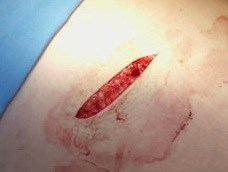
#> input picture sample/incision_1.jpg, 228 x 172 px, found by its file name
$ python test2.py
#> lines starting #> are read from the running program, lines starting #| are printed output that depends on the picture; after the words box and inside, x2 and y2 are one past the last pixel; in counts of white or black regions, pixels touching at a corner belong together
#> further down, img is the input picture: shape (172, 228, 3); mean B, G, R 150.7, 161.4, 180.6
#codeing:utf-8
# -*- coding: utf-8 -*-

import os, sys, time
import cv2 as cv
from PIL import Image
import numpy as np
import math

#研究室で研究するとき
#path = "./sample/incision_1.jpg"

#ノートパソコンで研究するとき
path = "D:\Sotsuken\Sotsuken_repo./sample/incision_1.jpg"

N = 1000


def find_gravity_r(img):#HSVカラーモデルから重心を探す
	hsv = cv.cvtColor(img, cv.COLOR_BGR2HSV_FULL)
#> hsv: shape (172, 228, 3); mean H, S, V 41.6, 69.7, 190.8
	h = hsv[:, :, 0]#色相(赤の範囲は256段階の200～20と定義するfromhttps://qiita.com/odaman68000/items/ae28cf7bdaf4fa13a65b)
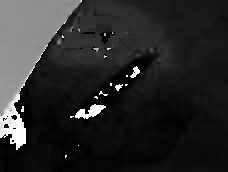
#> h: shape (172, 228); min 0, max 255, mean 41.6
	s = hsv[:, :, 1]
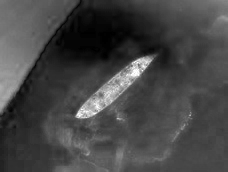
#> s: shape (172, 228); min 0, max 255, mean 69.7
	mask = np.zeros(h.shape, dtype=np.uint8)
	mask[((h < 20) | (h > 200)) & (s > 128)] = 255

	#輪郭を作るうえで塊ごとに配列化する
	contours, _ = cv.findContours(mask, cv.RETR_TREE, cv.CHAIN_APPROX_SIMPLE)

	rects = []
	for contour in contours:#contourには輪郭をなすピクセルの情報が入っている
		approx = cv.convexHull(contour)#凸凹のある塊を内包する凸上の形状を算出して２Dポリゴンに
		rect = cv.boundingRect(approx)#袋状になったポリゴンがすっぽり入る四角を計算する
		rects.append(np.array(rect))

	#for rect in rects:
		#cv.rectangle(img, tuple(rect[0:2]), tuple(rect[0:2] + rect[2:4]), (0, 0, 255), thickness=2)
		#cv.imshow('red', img)

	#最大の四角を見つける
	result_rect = max(rects, key=(lambda x: x[2] * x[3]))

	cv.rectangle(img, tuple(result_rect[0:2]), tuple(result_rect[0:2] + result_rect[2:4]), (0, 255, 0), thickness=2)
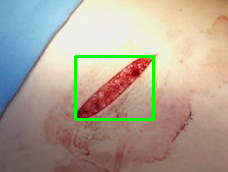
#> img: shape (172, 228, 3); 2.15% of pixels changed, all inside (x1, y1, x2, y2) = (74, 55, 155, 121)
	print(result_rect)
	re_img = img[ result_rect[1] : result_rect[1] + result_rect[3], result_rect[0] : result_rect[0] + result_rect[2]]
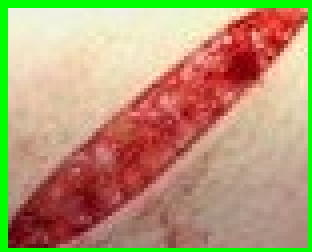
#> re_img: shape (63, 78, 3) (shown 4 times larger); mean B, G, R 115.9, 153.1, 181.2
	x = result_rect[0] + int(round(result_rect[2]/2))
	y = result_rect[1] + int(round(result_rect[3]/2))
	cv.imshow('re_red', re_img)
	g_point = np.array([x, y])

	return g_point

# [334 lines left out: functions equal_list, review, separate, img_gfilter, find_gravity, find_gravity_b and 1 more, not called in this run]

if __name__ == '__main__':
		img = cv.imread(path)
		#detect_figure(img)
		g_point = find_gravity_r(img)
#> g_point = [114, 88]

		#cv.drawMarker(img, (point1[0], point1[1]), (255, 0, 0), markerType=cv.MARKER_TILTED_CROSS, markerSize=15)
		#cv.drawMarker(img, (point2[0], point2[1]), (255, 0, 0), markerType=cv.MARKER_TILTED_CROSS, markerSize=15)
		cv.drawMarker(img, (g_point[0], g_point[1]), (0, 255, 0), markerType=cv.MARKER_TILTED_CROSS, markerSize=15)
#> img: shape (172, 228, 3); 0.07% of pixels changed, all inside (x1, y1, x2, y2) = (107, 81, 122, 96)
		# [4 lines of commented-out code are left out]
		cv.imshow("incision1",img)
		#cv.imshow("incision2",tmp_img)
		#cv.imshow("incision3",binary_image)
		cv.waitKey()

$ run again, with sample/incision_2.jpg copied over sample/incision_1.jpg
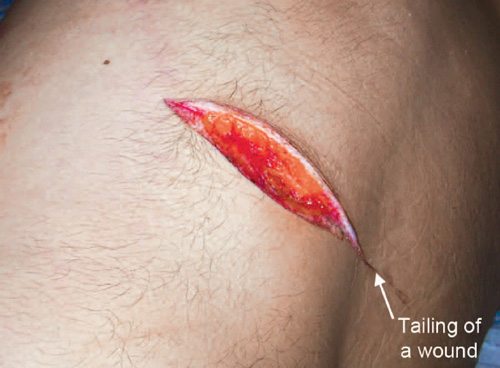
#> input picture sample/incision_2.jpg, 500 x 368 px, found by its file name
#> img is the input picture: shape (368, 500, 3); mean B, G, R 137.4, 151.2, 180.9
#> hsv: shape (368, 500, 3); mean H, S, V 21.7, 68.4, 181.3
#> in find_gravity_r, `s = hsv[:, :, 1]`:
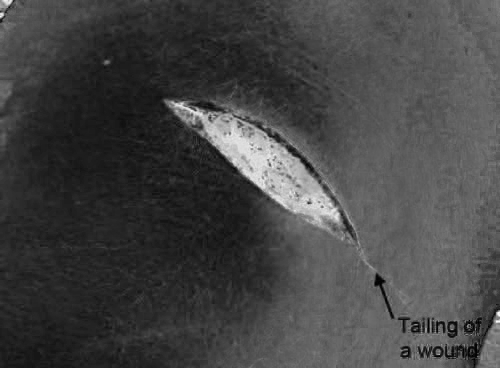
#> s: shape (368, 500); min 0, max 251, mean 68.4
#> in find_gravity_r, `re_img = img[ result_rect[1] : result_rect[1] + result_rect[3], result..`:
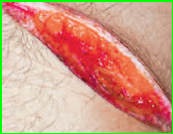
#> re_img: shape (134, 173, 3); mean B, G, R 134.2, 156.1, 207.5
#> g_point = [255, 168]

$ run again, with sample/incision_3.jpg copied over sample/incision_1.jpg
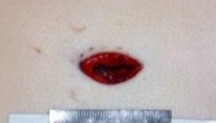
#> input picture sample/incision_3.jpg, 216 x 123 px, found by its file name
#> img is the input picture: shape (123, 216, 3); mean B, G, R 174.8, 176.4, 187.6
#> hsv: shape (123, 216, 3); mean H, S, V 79.1, 31.9, 190.4
#> in find_gravity_r, `s = hsv[:, :, 1]`:
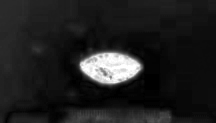
#> s: shape (123, 216); min 0, max 255, mean 31.9
#> in find_gravity_r, `re_img = img[ result_rect[1] : result_rect[1] + result_rect[3], result..`:
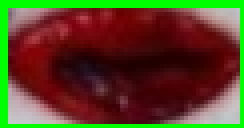
#> re_img: shape (32, 61, 3) (shown 4 times larger); mean B, G, R 35.1, 66.8, 88.8
#> g_point = [110, 68]
